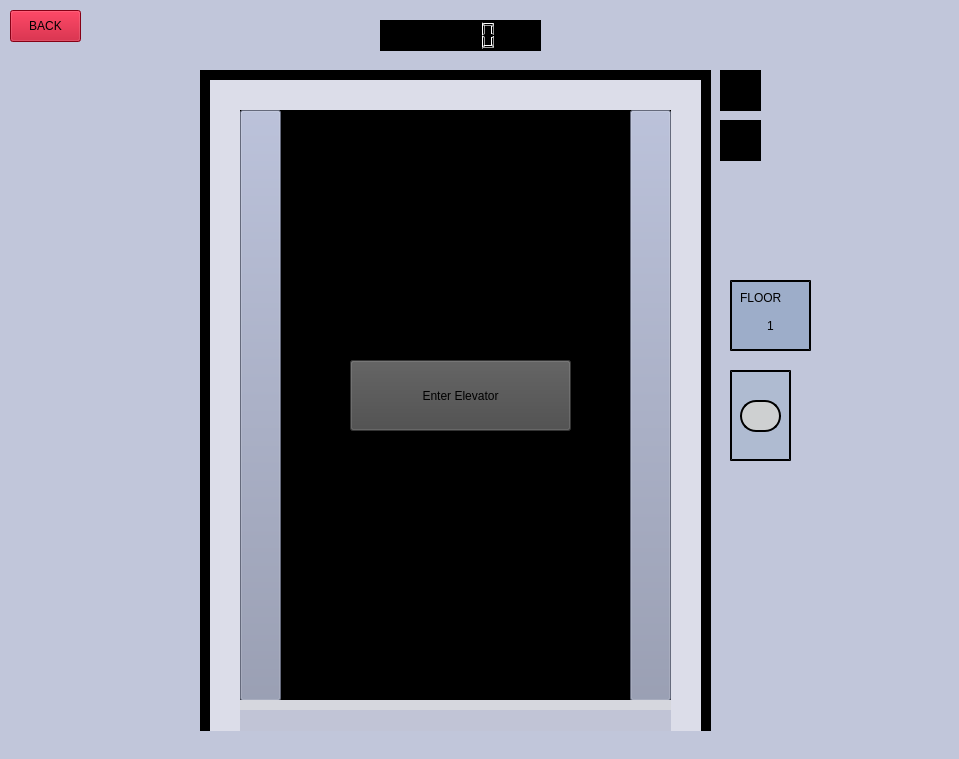
<?xml version="1.0" encoding="UTF-8"?>
<ui version="4.0">
 <class>MainWindow</class>
 <widget class="QMainWindow" name="MainWindow">
  <property name="geometry">
   <rect>
    <x>0</x>
    <y>0</y>
    <width>959</width>
    <height>759</height>
   </rect>
  </property>
  <property name="windowTitle">
   <string>MainWindow</string>
  </property>
  <property name="styleSheet">
   <string notr="true">background-color: rgb(193, 198, 218);</string>
  </property>
  <widget class="QWidget" name="centralwidget">
   <widget class="QLCDNumber" name="lcdFloorDisplay">
    <property name="geometry">
     <rect>
      <x>380</x>
      <y>20</y>
      <width>161</width>
      <height>31</height>
     </rect>
    </property>
    <property name="styleSheet">
     <string notr="true">background-color: rgb(0, 0, 0);</string>
    </property>
   </widget>
   <widget class="QLabel" name="extUpArrow">
    <property name="geometry">
     <rect>
      <x>720</x>
      <y>70</y>
      <width>41</width>
      <height>41</height>
     </rect>
    </property>
    <property name="styleSheet">
     <string notr="true">background-color: rgb(0, 0, 0);
font: 32pt;</string>
    </property>
    <property name="text">
     <string> ↑</string>
    </property>
   </widget>
   <widget class="QLabel" name="extDownArrow">
    <property name="geometry">
     <rect>
      <x>720</x>
      <y>120</y>
      <width>41</width>
      <height>41</height>
     </rect>
    </property>
    <property name="styleSheet">
     <string notr="true">background-color: rgb(0, 0, 0);
font: 32pt;</string>
    </property>
    <property name="text">
     <string> ↓</string>
    </property>
   </widget>
   <widget class="QPushButton" name="pushBackButton">
    <property name="geometry">
     <rect>
      <x>10</x>
      <y>10</y>
      <width>71</width>
      <height>32</height>
     </rect>
    </property>
    <property name="styleSheet">
     <string notr="true">background-color: rgb(188, 0, 30);</string>
    </property>
    <property name="text">
     <string>BACK</string>
    </property>
   </widget>
   <widget class="QWidget" name="elevatorBorder" native="true">
    <property name="geometry">
     <rect>
      <x>200</x>
      <y>70</y>
      <width>511</width>
      <height>661</height>
     </rect>
    </property>
    <property name="styleSheet">
     <string notr="true">background-color: rgb(0, 0, 0);</string>
    </property>
    <widget class="QWidget" name="elevatorBorder_2" native="true">
     <property name="geometry">
      <rect>
       <x>10</x>
       <y>10</y>
       <width>491</width>
       <height>651</height>
      </rect>
     </property>
     <property name="styleSheet">
      <string notr="true">background-color: rgb(220, 221, 233);
border-color: rgb(0, 0, 0);
border-color: black;
border-width: 10px;</string>
     </property>
     <widget class="QWidget" name="widget_2" native="true">
      <property name="geometry">
       <rect>
        <x>30</x>
        <y>30</y>
        <width>431</width>
        <height>591</height>
       </rect>
      </property>
      <property name="styleSheet">
       <string notr="true">background-color: rgb(0, 0, 0);</string>
      </property>
      <widget class="QPushButton" name="pushEnter">
       <property name="geometry">
        <rect>
         <x>110</x>
         <y>250</y>
         <width>221</width>
         <height>71</height>
        </rect>
       </property>
       <property name="styleSheet">
        <string notr="true">font: 13pt &quot;.AppleSystemUIFont&quot;;
background-color: rgb(72, 72, 72);</string>
       </property>
       <property name="text">
        <string>Enter Elevator</string>
       </property>
      </widget>
      <widget class="QPushButton" name="extLeft">
       <property name="geometry">
        <rect>
         <x>0</x>
         <y>0</y>
         <width>41</width>
         <height>591</height>
        </rect>
       </property>
       <property name="styleSheet">
        <string notr="true">background-color: rgb(141, 148, 174);
border-left-color:  rgb(0, 0, 0);
border-right-color: rgb(255, 255, 255);</string>
       </property>
       <property name="text">
        <string/>
       </property>
      </widget>
      <widget class="QPushButton" name="extRight">
       <property name="geometry">
        <rect>
         <x>390</x>
         <y>0</y>
         <width>41</width>
         <height>591</height>
        </rect>
       </property>
       <property name="styleSheet">
        <string notr="true">background-color: rgb(141, 148, 174);
border-left-color: rgb(255, 255, 255);
border-right-color: rgb(0, 0, 0);</string>
       </property>
       <property name="text">
        <string/>
       </property>
      </widget>
      <zorder>pushEnter</zorder>
      <zorder>extRight</zorder>
      <zorder>extLeft</zorder>
     </widget>
     <widget class="QWidget" name="floor1" native="true">
      <property name="geometry">
       <rect>
        <x>30</x>
        <y>620</y>
        <width>431</width>
        <height>20</height>
       </rect>
      </property>
      <property name="styleSheet">
       <string notr="true">background-color: rgb(214, 215, 222);
border-color: rgb(0, 0, 0);</string>
      </property>
     </widget>
     <widget class="QWidget" name="floor1_2" native="true">
      <property name="geometry">
       <rect>
        <x>30</x>
        <y>630</y>
        <width>431</width>
        <height>21</height>
       </rect>
      </property>
      <property name="styleSheet">
       <string notr="true">background-color: rgb(193, 196, 214);
border-color: rgb(0, 0, 0);</string>
      </property>
     </widget>
    </widget>
   </widget>
   <widget class="QWidget" name="widget_9" native="true">
    <property name="geometry">
     <rect>
      <x>730</x>
      <y>370</y>
      <width>61</width>
      <height>91</height>
     </rect>
    </property>
    <property name="styleSheet">
     <string notr="true">border-style: outset;
border-width: 2px;
border-color: black;
background-color: rgb(175, 187, 209);
</string>
    </property>
    <widget class="QWidget" name="widget_10" native="true">
     <property name="geometry">
      <rect>
       <x>100</x>
       <y>400</y>
       <width>101</width>
       <height>401</height>
      </rect>
     </property>
     <property name="styleSheet">
      <string notr="true">background-color: rgb(188, 188, 188);</string>
     </property>
    </widget>
    <widget class="QPushButton" name="exteriorElevatorBtn">
     <property name="geometry">
      <rect>
       <x>10</x>
       <y>30</y>
       <width>41</width>
       <height>32</height>
      </rect>
     </property>
     <property name="styleSheet">
      <string notr="true">background-color: rgb(206, 208, 209);
border-style: outset;
border-width: 2px;
border-radius: 16px;
border-color: black;</string>
     </property>
     <property name="text">
      <string/>
     </property>
    </widget>
   </widget>
   <widget class="QLabel" name="label">
    <property name="geometry">
     <rect>
      <x>0</x>
      <y>530</y>
      <width>191</width>
      <height>201</height>
     </rect>
    </property>
    <property name="text">
     <string/>
    </property>
    <property name="pixmap">
     <pixmap resource="tree.qrc">:/newPrefix/2832331.png</pixmap>
    </property>
    <property name="scaledContents">
     <bool>true</bool>
    </property>
   </widget>
   <widget class="QLabel" name="label_3">
    <property name="geometry">
     <rect>
      <x>-80</x>
      <y>720</y>
      <width>1121</width>
      <height>101</height>
     </rect>
    </property>
    <property name="text">
     <string/>
    </property>
    <property name="pixmap">
     <pixmap resource="floor.qrc">:/newPrefix/Floor.png</pixmap>
    </property>
    <property name="scaledContents">
     <bool>true</bool>
    </property>
   </widget>
   <widget class="QLabel" name="label_2">
    <property name="geometry">
     <rect>
      <x>740</x>
      <y>290</y>
      <width>61</width>
      <height>16</height>
     </rect>
    </property>
    <property name="styleSheet">
     <string notr="true">font: 12pt &quot;.AppleSystemUIFont&quot;;
background-color: rgb(157, 173, 201);</string>
    </property>
    <property name="text">
     <string>FLOOR</string>
    </property>
   </widget>
   <widget class="QLabel" name="floorNumber">
    <property name="geometry">
     <rect>
      <x>750</x>
      <y>310</y>
      <width>41</width>
      <height>31</height>
     </rect>
    </property>
    <property name="styleSheet">
     <string notr="true">font: 38pt &quot;.AppleSystemUIFont&quot;;
background-color: rgb(157, 173, 201);</string>
    </property>
    <property name="text">
     <string>1</string>
    </property>
    <property name="alignment">
     <set>Qt::AlignCenter</set>
    </property>
   </widget>
   <widget class="QWidget" name="widget" native="true">
    <property name="geometry">
     <rect>
      <x>730</x>
      <y>280</y>
      <width>81</width>
      <height>71</height>
     </rect>
    </property>
    <property name="styleSheet">
     <string notr="true">border-style: outset;
border-width: 2px;
border-color: black;
background-color: rgb(157, 173, 201);
</string>
    </property>
   </widget>
   <zorder>widget</zorder>
   <zorder>label</zorder>
   <zorder>label_3</zorder>
   <zorder>lcdFloorDisplay</zorder>
   <zorder>extUpArrow</zorder>
   <zorder>extDownArrow</zorder>
   <zorder>pushBackButton</zorder>
   <zorder>elevatorBorder</zorder>
   <zorder>widget_9</zorder>
   <zorder>label_2</zorder>
   <zorder>floorNumber</zorder>
  </widget>
  <widget class="QStatusBar" name="statusbar"/>
 </widget>
 <resources>
  <include location="tree.qrc"/>
  <include location="floor.qrc"/>
  <include location="tree.qrc"/>
 </resources>
 <connections/>
</ui>
